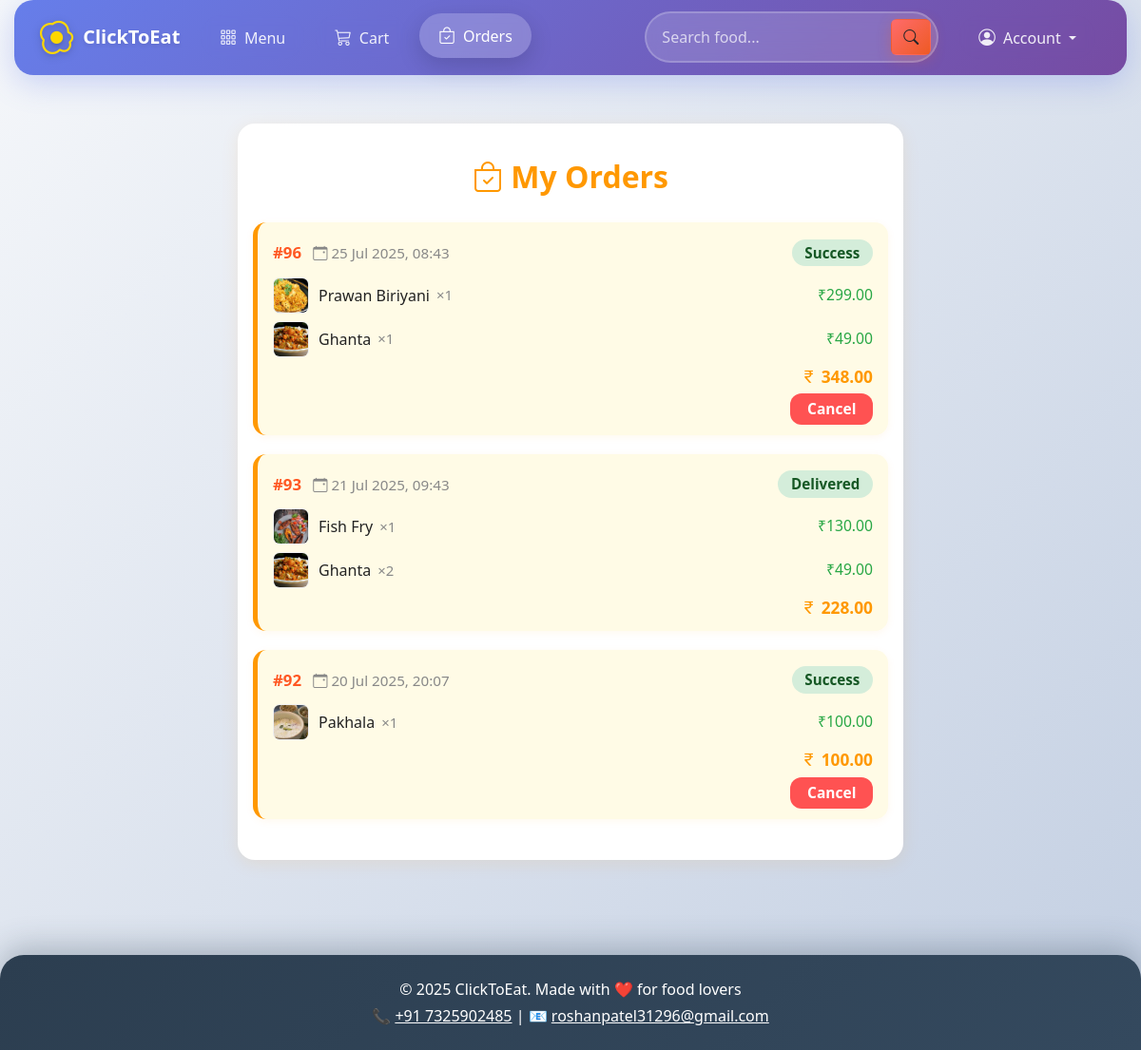
Page /my-orders/ (signed in) on the earlier database version.
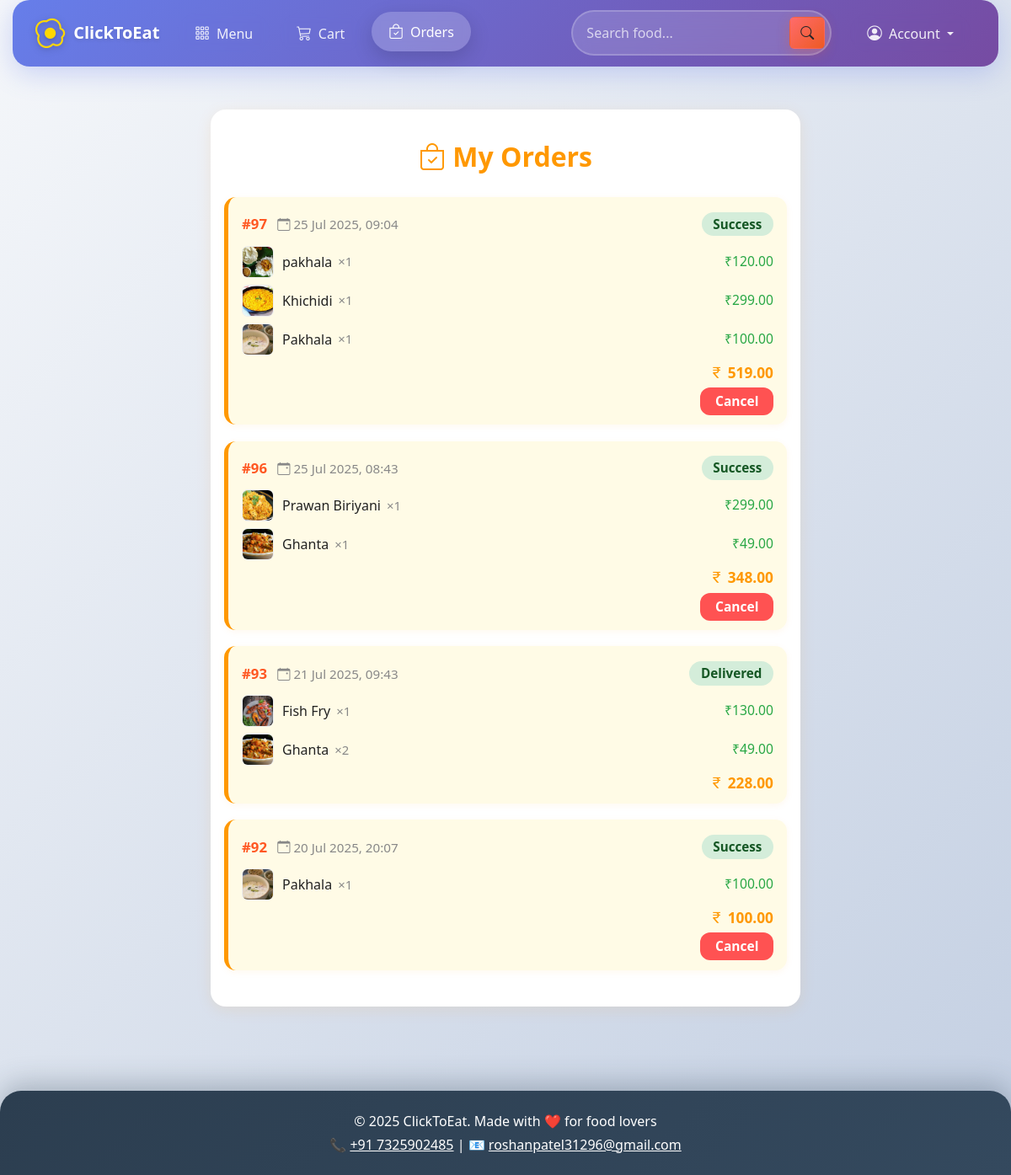
Same page on the later database version.
### foodapp/models.py (models this page shows, shortened)
class Order(models.Model):
    STATUS_CHOICES = [
        ('Pending', 'Pending'),
        ('Processing', 'Processing'),
        ('Delivered', 'Delivered'),
        ('Cancelled', 'Cancelled'),
        ('Success', 'Success'),
    ]
    user = models.ForeignKey(User, on_delete=models.CASCADE)
    address = models.ForeignKey(Address, on_delete=models.SET_NULL, null=True)
    total_price = models.DecimalField(max_digits=10, decimal_places=2)
    name = models.CharField(max_length=100, default='')
    mobile = models.CharField(max_length=15, default='')
    status = models.CharField(max_length=20, choices=STATUS_CHOICES, default='Pending')
    created_at = models.DateTimeField(auto_now_add=True)

class OrderItem(models.Model):
    order = models.ForeignKey(Order, on_delete=models.CASCADE, related_name='items')
    food_item = models.ForeignKey(FoodItem, on_delete=models.CASCADE)
    quantity = models.PositiveIntegerField()
    price = models.DecimalField(max_digits=8, decimal_places=2)
    name = models.CharField(max_length=100)
    mobile = models.CharField(max_length=15)

class FoodItem(models.Model):
    name = models.CharField(max_length=100)
    description = models.TextField(blank=True)
    price = models.DecimalField(max_digits=8, decimal_places=2)
    image = models.ImageField(upload_to='food_images/', null=True, blank=True)
    category = models.ForeignKey(Category, on_delete=models.CASCADE)

### foodapp/views.py (the view)
# urls.py: path('my-orders/', views.my_orders, name='my_orders'),
@login_required
def my_orders(request):
    orders = Order.objects.filter(user=request.user).order_by('-created_at')
    return render(request, 'orders.html', {'orders': orders})

### foodapp/templates/orders.html (shortened to what this page needs)
{% extends 'base.html' %}
{% block content %}
<div class="orders-section">
    <div class="orders-title">
        <i class="bi bi-bag-check"></i> My Orders
    </div>
    {% if orders %}
        {% for order in orders %}
        <div class="order-card">
            <div class="order-header-row">
                <div>
                    <span class="order-id">#{{ order.id }}</span>
                    <span class="order-date ms-2">
                        <i class="bi bi-calendar-event"></i>
                        {{ order.created_at|date:"d M Y, H:i" }}
                    </span>
                </div>
                <span class="order-status
                        {% if order.status == 'Pending' %}order-status-pending
                        {% elif order.status == 'Delivered' or order.status == 'Success' %}order-status-delivered
                        {% elif order.status == 'Cancelled' %}order-status-cancelled
                        {% else %}order-status-other{% endif %}">
                    {{ order.status }}
                </span>
            </div>
            <ul class="order-items-list">
                {% for item in order.items.all %}
                <li class="order-item-row">
                    {% if item.food_item.image %}
                    <img src="{{ item.food_item.image.url }}" class="order-item-img" alt="{{ item.food_item.name }}">
                    {% else %}
                    <img src="https://cdn-icons-png.flaticon.com/512/1046/1046784.png" class="order-item-img"
                        alt="{{ item.food_item.name }}">
                    {% endif %}
                    <span class="order-item-name">{{ item.food_item.name }}</span>
                    <span class="order-item-qty">×{{ item.quantity }}</span>
                    <span class="order-item-price">₹{{ item.price }}</span>
                </li>
                {% endfor %}
            </ul>
            <div class="order-total">
                <i class="bi bi-currency-rupee"></i> {{ order.total_price }}
            </div>
            {% if order.status == 'Pending' or order.status == 'Success' %}
            <div class="order-actions">
                <form method="post" action="{% url 'cancel_order' order.id %}" style="display:inline;">
                    <button type="submit" class="order-cancel-btn">Cancel</button>
                </form>
            </div>
            {% endif %}
        </div>
        {% endfor %}
    {% else %}
    <div class="text-center mt-5">
        <img src="https://cdn-icons-png.flaticon.com/512/1046/1046784.png" width="90" class="mb-3" alt="No Orders">
        <p class="text-muted fs-5">You haven’t placed any orders yet.</p>
        <a href="{% url 'menu' %}" class="btn btn-warning btn-lg mt-2">Order Now</a>
    </div>
    {% endif %}
</div>
<link rel="stylesheet" href="https://cdn.jsdelivr.net/npm/bootstrap-icons@1.11.3/font/bootstrap-icons.min.css">
{% endblock %}

Differences in the rows shown:
added Order: id "97", created_at "25 Jul 2025, 09:04", status "Success", total_price "519.00", shows "Cancel"
added OrderItem: food_item.image (picture), food_item.name "pakhala", quantity "1", price "120.00", shown under "97"
added OrderItem: food_item.image (picture), food_item.name "Khichidi", quantity "1", price "299.00", shown under "97"
added OrderItem: food_item.image (picture), food_item.name "Pakhala", quantity "1", price "100.00", shown under "97"
